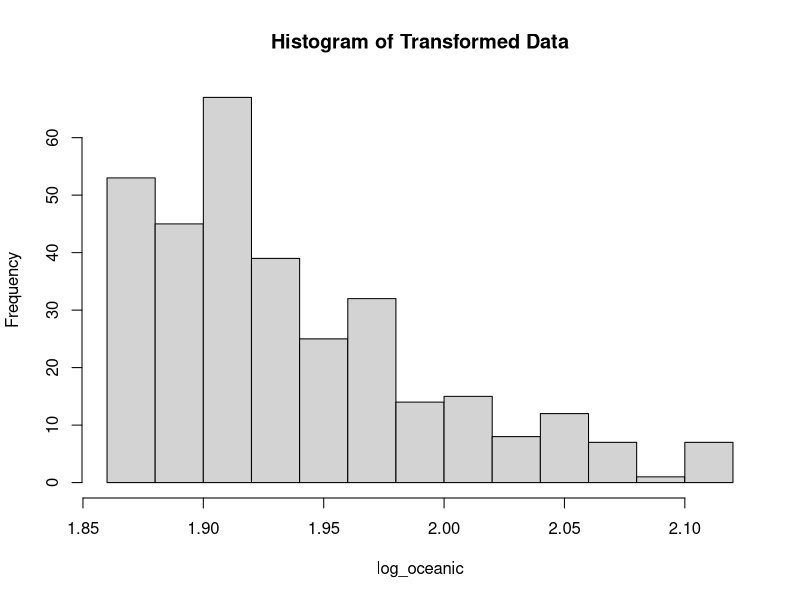

The R script that drew this image: (Note: this script raises an error after producing the figure.)
## ---- chunk 1
data <- read.csv("dataset/earthquake_1995-2023.csv")  # Adjust to your file path

# Subset the data based on tsunami variable
oceanic <- data$magnitude[data$tsunami == 1]
non_oceanic <- data$magnitude[data$tsunami == 0]

print(shapiro.test(oceanic))
print(shapiro.test(non_oceanic))


# Perform a t-test for magnitude
t_test_magnitude <- t.test(oceanic, non_oceanic, alternative = "greater", var.equal = FALSE)

# Perform a t-test for significance (sig)
oceanic_sig <- data$sig[data$tsunami == 1]
non_oceanic_sig <- data$sig[data$tsunami == 0]
t_test_sig <- t.test(oceanic_sig, non_oceanic_sig, alternative = "greater", var.equal = FALSE)


# Print results
print(t_test_magnitude)
print(t_test_sig)

## ---- chunk 2
oceanic <- data$magnitude[data$tsunami == 1]
non_oceanic <- data$magnitude[data$tsunami == 0]


# Apply log transformation
log_oceanic <- log(oceanic)
hist(log_oceanic, main = "Histogram of Transformed Data")

# Re-run Shapiro-Wilk test
shapiro_result <- shapiro.test(log_oceanic)
print(shapiro_result)
## ---- chunk 3

oceanic <- data$magnitude[data$tsunami == 1]
non_oceanic <- data$magnitude[data$tsunami == 0]

test_result <- wilcox.test(oceanic, non_oceanic, alternative = "greater")

# Display results
print(test_result)
## ---- chunk 4
oceanic_sig <- data$sig[data$tsunami == 1]
non_oceanic_sig <- data$sig[data$tsunami == 0]

test_result <- wilcox.test(oceanic_sig, non_oceanic_sig, alternative = "greater")

# Display results
print(test_result)
## ---- chunk 5
cor_data <- data %>% select(magnitude, depth, sig, cdi, mmi)

# Compute Pearson correlation
cor_matrix <- cor(cor_data, use = "complete.obs", method = "pearson")

# Display correlation matrix
print(cor_matrix)

# Visualize correlation matrix
corrplot(cor_matrix, method = "color", type = "upper",
         title = "Correlation Matrix", tl.col = "black")
## ---- chunk 6
cor_matrix_spearman <- cor(cor_data, use = "complete.obs", method = "spearman")
print(cor_matrix_spearman)
corrplot(cor_matrix_spearman, method = "color", type = "upper",
         title = "Correlation Matrix", tl.col = "black")
## ---- chunk 7
x <- data$magnitude
y <- data$sig 

linear_model <- lm(y ~ x)

summary(linear_model)

plot(x, y, 
     pch = 16,
     main = "Linear Regression: Magnitude vs. Significance",
     xlab = "Magnitude",
     ylab = "Significance")

abline(linear_model, col = "blue", lwd = 2)
## ---- chunk 8
x <- data$depth
y <- data$mmi 

poly_model <- lm(y ~ poly(x, 3))

summary(poly_model)

plot(x, y, 
     pch = 16, col = "blue",
     main = "Polynomial Regression: Magnitude vs. Significance",
     xlab = "Magnitude", ylab = "Significance")

# Generate predictions for a smooth curve
x_grid <- seq(min(x), max(x), length.out = 100)  # Fine-grained x-values
y_pred <- predict(poly_model, newdata = data.frame(x = x_grid))

# Add the polynomial regression curve
lines(x_grid, y_pred, col = "red", lwd = 2)
